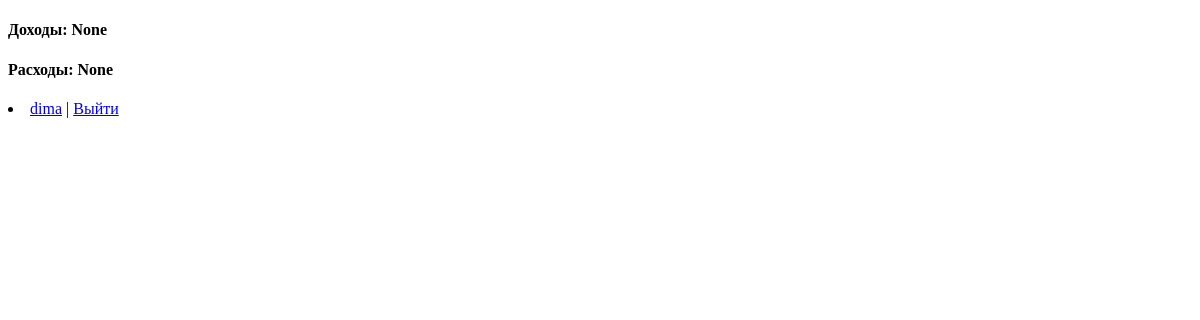
/operations/ (signed in), run on an earlier commit of the app's database.
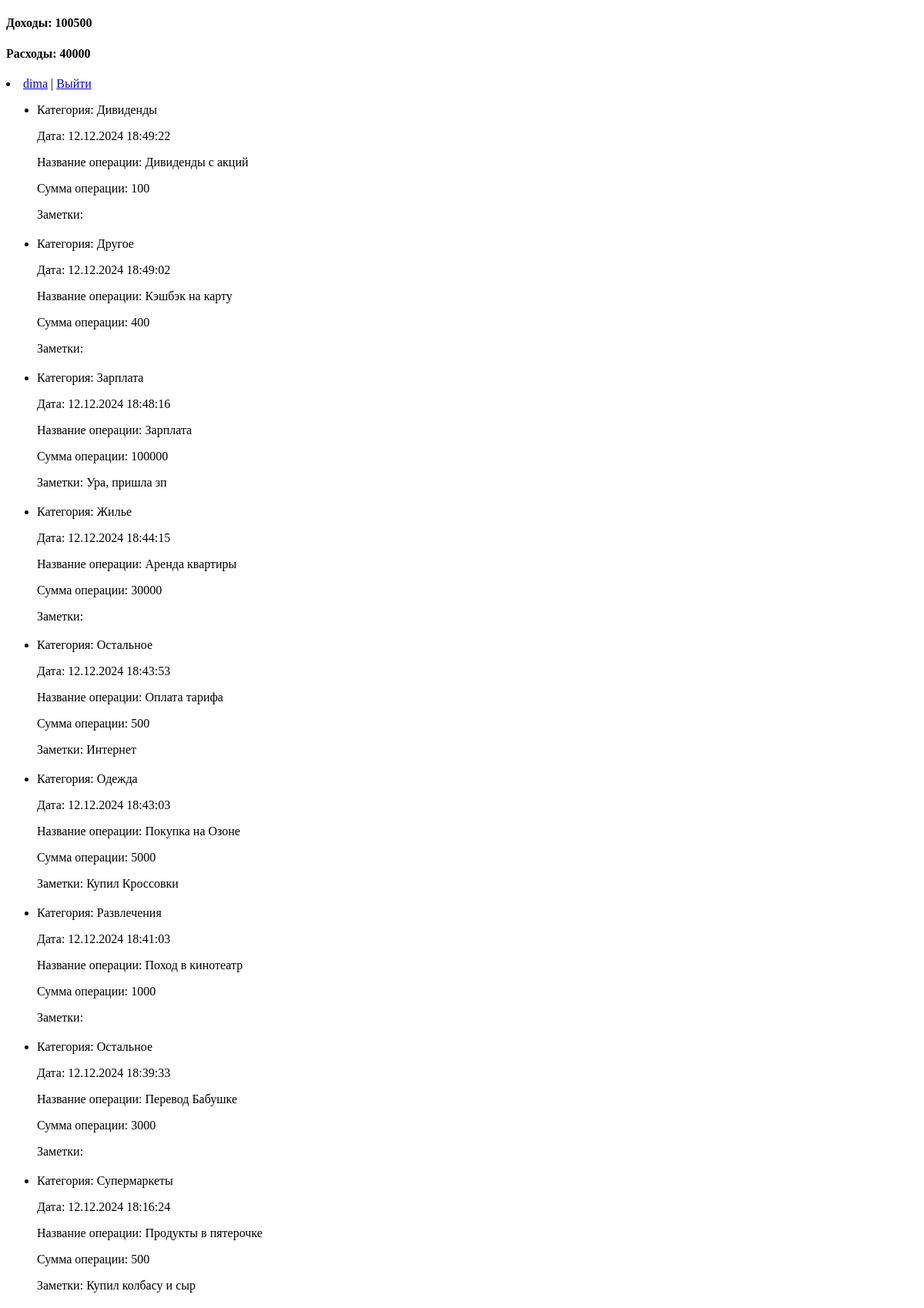
And on a later commit of the database.
### finance_site/models.py (models this page shows, shortened)
class Finance_site(models.Model):
    class Type(models.TextChoices):
        INCOME = '0', 'Доход'
        EXPENSES = '1', 'Расход'
    operation_type = models.CharField(max_length=10, choices=Type.choices, default=1, verbose_name='Тип операции')
    cat = models.ForeignKey('Category', on_delete=models.PROTECT, related_name='posts', verbose_name='Категории', null=True)
    operation_name = models.CharField(max_length=255, verbose_name='Название операции')
    notes = models.TextField(blank=True, verbose_name='Заметки')
    amount = models.IntegerField(verbose_name='Сумма')
    author = models.ForeignKey('auth.user', on_delete=models.PROTECT, verbose_name='Автор', editable=False)
    time_create = models.DateTimeField(auto_now_add=True, verbose_name='Время создания')
    objects = models.Manager()
    class Meta:
        verbose_name = 'Операции'
        verbose_name_plural = "Операции"
        ordering = ['-time_create']
        indexes = [
            models.Index(fields=['-time_create'])
        ]

class Category(models.Model):
    name = models.CharField(max_length=100, db_index=True, verbose_name='Категория операции')
    type = models.BooleanField(verbose_name='Тип операции', default=1) # Если 1, то Траты, если 0, то доходы
    class Meta:
        verbose_name = 'Категории'
        verbose_name_plural = "Операции"
    def __str__(self):
        return self.name

### finance_site/views.py (the view)
# urls.py: path('operations/', views.Operations.as_view(), name='operations'),
class Operations(LoginRequiredMixin, ListView): # Класс который показывает все операции пользователя
    template_name = 'finance/operations.html'
    context_object_name = 'posts'
    def get_context_data(self, **kwargs):
        context = super().get_context_data(**kwargs)
        context['request'] = self.request
        context['expenses'] = Finance_site.objects.filter(operation_type=1, author__username=self.request.user.username).aggregate(Sum('amount'))
        context['income'] = Finance_site.objects.filter(operation_type=0, author__username=self.request.user.username).aggregate(Sum('amount'))
        return context
    def get_queryset(self):
        return Finance_site.objects.filter(author__username=self.request.user.username)

### finance_site/templates/finance/operations.html (shortened to what this page needs)
<!DOCTYPE html>
<html lang="en">
<head>
</head>
<body>
<h4>Доходы: {{income.amount__sum}}</h4>
<h4>Расходы: {{expenses.amount__sum}}</h4>
<form id="logoutForm" method="post" action="{% url 'users:logout' %}">
		<li class="last"> <a href="{% url 'users:profile' %}">{{user.username }}</a> | <a href="#" onclick="document.getElementById('logoutForm').submit(); return false;">Выйти</a></li>
	</form>
<ul class="list-articles">
	{% for p in posts %}
	<li><div class="article-panel">
		<p class="first">Категория: {{p.cat}}</p>
		<p class="last">Дата: {{p.time_create|date:"d.m.Y H:i:s"}}</p>
		<p>Название операции: {{p.operation_name}}</p>
		<p>Сумма операции: {{p.amount}}</p>
		<p>Заметки: {{p.notes}}</p>
	</div>
			</li>
	{% endfor %}
</ul>
</body>
</html>

What changed in the data, as far as the page shows it:
added Finance_site: cat "Дивиденды", time_create "12.12.2024 18:49:22", operation_name "Дивиденды с акций", amount "100"
added Finance_site: cat "Другое", time_create "12.12.2024 18:49:02", operation_name "Кэшбэк на карту", amount "400"
added Finance_site: cat "Зарплата", time_create "12.12.2024 18:48:16", operation_name "Зарплата", amount "100000", notes "Ура, пришла зп"
added Finance_site: cat "Жилье", time_create "12.12.2024 18:44:15", operation_name "Аренда квартиры", amount "30000"
added Finance_site: cat "Остальное", time_create "12.12.2024 18:43:53", operation_name "Оплата тарифа", amount "500", notes "Интернет"
added Finance_site: cat "Одежда", time_create "12.12.2024 18:43:03", operation_name "Покупка на Озоне", amount "5000", notes "Купил Кроссовки"
added Finance_site: cat "Развлечения", time_create "12.12.2024 18:41:03", operation_name "Поход в кинотеатр", amount "1000"
added Finance_site: cat "Остальное", time_create "12.12.2024 18:39:33", operation_name "Перевод Бабушке", amount "3000"
added Finance_site: cat "Супермаркеты", time_create "12.12.2024 18:16:24", operation_name "Продукты в пятерочке", amount "500", notes "Купил колбасу и сыр"
Also different on the page:
{{ income.amount__sum }}: "None" → "100500"
{{ expenses.amount__sum }}: "None" → "40000"
